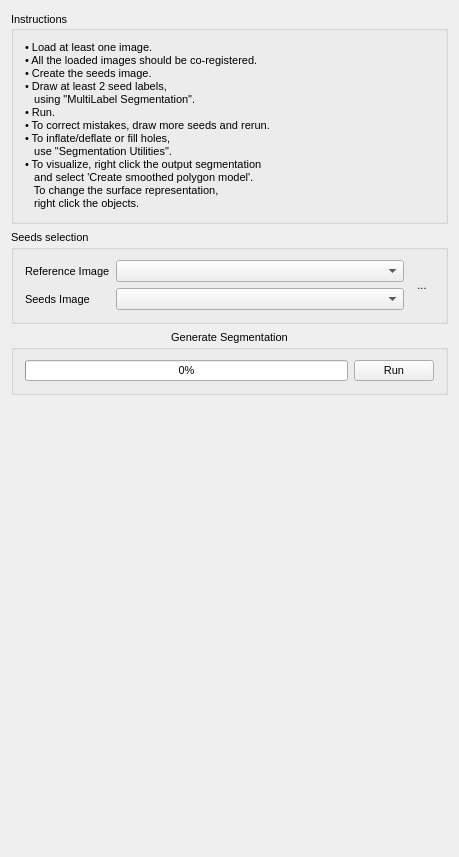
<?xml version="1.0" encoding="UTF-8"?>
<ui version="4.0">
 <class>QmitkCaPTkInteractiveSegmentationControls</class>
 <widget class="QWidget" name="QmitkCaPTkInteractiveSegmentationControls">
  <property name="geometry">
   <rect>
    <x>0</x>
    <y>0</y>
    <width>459</width>
    <height>857</height>
   </rect>
  </property>
  <property name="sizePolicy">
   <sizepolicy hsizetype="Minimum" vsizetype="Minimum">
    <horstretch>0</horstretch>
    <verstretch>0</verstretch>
   </sizepolicy>
  </property>
  <property name="minimumSize">
   <size>
    <width>0</width>
    <height>0</height>
   </size>
  </property>
  <property name="font">
   <font>
    <family>MS Shell Dlg 2</family>
    <pointsize>8</pointsize>
    <weight>50</weight>
    <italic>false</italic>
    <bold>false</bold>
    <underline>false</underline>
    <strikeout>false</strikeout>
   </font>
  </property>
  <property name="windowTitle">
   <string>QmitkCaPTkInteractiveSegmentation</string>
  </property>
  <layout class="QVBoxLayout" name="verticalLayout_5">
   <item>
    <widget class="QGroupBox" name="groupBoxInstructions">
     <property name="sizePolicy">
      <sizepolicy hsizetype="Minimum" vsizetype="Fixed">
       <horstretch>0</horstretch>
       <verstretch>0</verstretch>
      </sizepolicy>
     </property>
     <property name="layoutDirection">
      <enum>Qt::LeftToRight</enum>
     </property>
     <property name="title">
      <string>Instructions</string>
     </property>
     <property name="alignment">
      <set>Qt::AlignLeading|Qt::AlignLeft|Qt::AlignVCenter</set>
     </property>
     <layout class="QVBoxLayout" name="verticalLayout_7">
      <item>
       <widget class="QLabel" name="label">
        <property name="sizePolicy">
         <sizepolicy hsizetype="Preferred" vsizetype="Expanding">
          <horstretch>0</horstretch>
          <verstretch>0</verstretch>
         </sizepolicy>
        </property>
        <property name="text">
         <string>• Load at least one image.
• All the loaded images should be co-registered.
• Create the seeds image.
• Draw at least 2 seed labels,
   using &quot;MultiLabel Segmentation&quot;.
• Run.
• To correct mistakes, draw more seeds and rerun.
• To inflate/deflate or fill holes,
   use &quot;Segmentation Utilities&quot;.
• To visualize, right click the output segmentation
   and select 'Create smoothed polygon model'.
   To change the surface representation,
   right click the objects.</string>
        </property>
        <property name="wordWrap">
         <bool>true</bool>
        </property>
       </widget>
      </item>
     </layout>
    </widget>
   </item>
   <item>
    <widget class="QGroupBox" name="groupBox_DataSelection">
     <property name="sizePolicy">
      <sizepolicy hsizetype="Minimum" vsizetype="Fixed">
       <horstretch>0</horstretch>
       <verstretch>0</verstretch>
      </sizepolicy>
     </property>
     <property name="title">
      <string>Seeds selection</string>
     </property>
     <layout class="QGridLayout" name="gridLayout">
      <item row="0" column="0">
       <widget class="QLabel" name="label_PatientImage">
        <property name="text">
         <string>Reference Image</string>
        </property>
       </widget>
      </item>
      <item row="0" column="1">
       <widget class="QmitkDataStorageComboBox" name="m_cbReferenceNodeSelector">
        <property name="sizePolicy">
         <sizepolicy hsizetype="Expanding" vsizetype="Fixed">
          <horstretch>0</horstretch>
          <verstretch>0</verstretch>
         </sizepolicy>
        </property>
       </widget>
      </item>
      <item row="0" column="2" rowspan="2">
       <widget class="QToolButton" name="m_pbNewSegmentationSession">
        <property name="toolTip">
         <string>Create a new segmentation session</string>
        </property>
        <property name="text">
         <string>...</string>
        </property>
        <property name="icon">
         <iconset resource="../../resources/captkinteractivesegmentation.qrc">
          <normaloff>:/captkinteractivesegmentation/NewSegmentationSession_48x48.png</normaloff>:/captkinteractivesegmentation/NewSegmentationSession_48x48.png</iconset>
        </property>
        <property name="iconSize">
         <size>
          <width>28</width>
          <height>28</height>
         </size>
        </property>
        <property name="shortcut">
         <string>N</string>
        </property>
        <property name="autoRaise">
         <bool>true</bool>
        </property>
       </widget>
      </item>
      <item row="1" column="0">
       <widget class="QLabel" name="label_Segmentation">
        <property name="text">
         <string>Seeds Image</string>
        </property>
       </widget>
      </item>
      <item row="1" column="1">
       <widget class="QmitkDataStorageComboBox" name="m_cbWorkingNodeSelector">
        <property name="sizePolicy">
         <sizepolicy hsizetype="Expanding" vsizetype="Fixed">
          <horstretch>0</horstretch>
          <verstretch>0</verstretch>
         </sizepolicy>
        </property>
       </widget>
      </item>
     </layout>
    </widget>
   </item>
   <item>
    <widget class="QGroupBox" name="groupBox_Run">
     <property name="title">
      <string>Generate Segmentation</string>
     </property>
     <property name="alignment">
      <set>Qt::AlignHCenter|Qt::AlignTop</set>
     </property>
     <property name="flat">
      <bool>true</bool>
     </property>
     <layout class="QHBoxLayout" name="horizontalLayout_3">
      <item>
       <widget class="QProgressBar" name="progressBar">
        <property name="value">
         <number>0</number>
        </property>
        <property name="alignment">
         <set>Qt::AlignCenter</set>
        </property>
       </widget>
      </item>
      <item>
       <widget class="QPushButton" name="pushButtonRun">
        <property name="text">
         <string>Run</string>
        </property>
       </widget>
      </item>
     </layout>
    </widget>
   </item>
   <item>
    <spacer name="verticalSpacer">
     <property name="orientation">
      <enum>Qt::Vertical</enum>
     </property>
     <property name="sizeHint" stdset="0">
      <size>
       <width>20</width>
       <height>40</height>
      </size>
     </property>
    </spacer>
   </item>
  </layout>
  <zorder>groupBox_DataSelection</zorder>
  <zorder>groupBox_Run</zorder>
  <zorder>groupBoxInstructions</zorder>
 </widget>
 <layoutdefault spacing="6" margin="11"/>
 <customwidgets>
  <customwidget>
   <class>QmitkDataStorageComboBox</class>
   <extends>QComboBox</extends>
   <header location="global">QmitkDataStorageComboBox.h</header>
  </customwidget>
 </customwidgets>
 <resources>
  <include location="../../resources/captkinteractivesegmentation.qrc"/>
 </resources>
 <connections/>
</ui>
